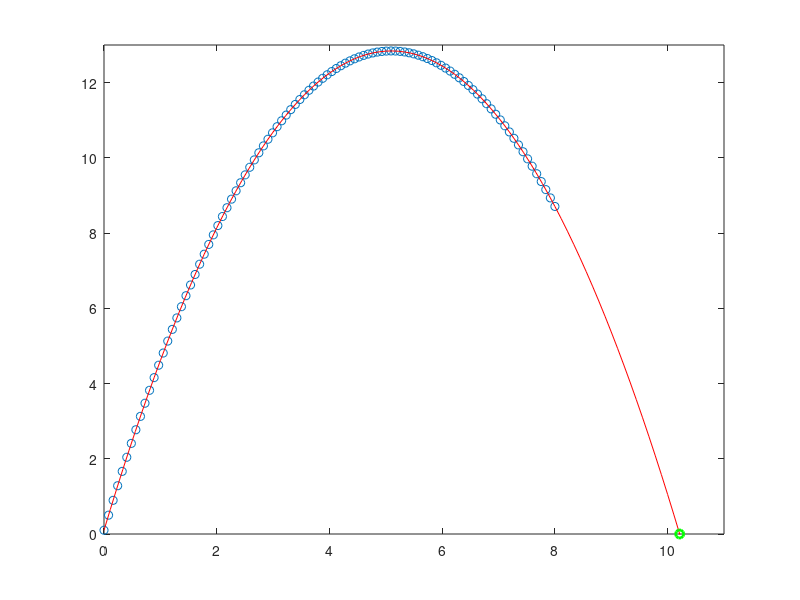

The MATLAB source for this figure:
close all
clear all

load gravity.mat
plot(x, y, 'o');
axis([0 11 0 13]);
hold on

c = polyfit(x, y, 2);

x_new = linspace(0, 11, 100);
y_new = polyval(c, x_new);
plot(x_new, y_new, 'r-');

r = roots(c);
plot(max(r), 0, 'go', 'LineWidth', 2);
